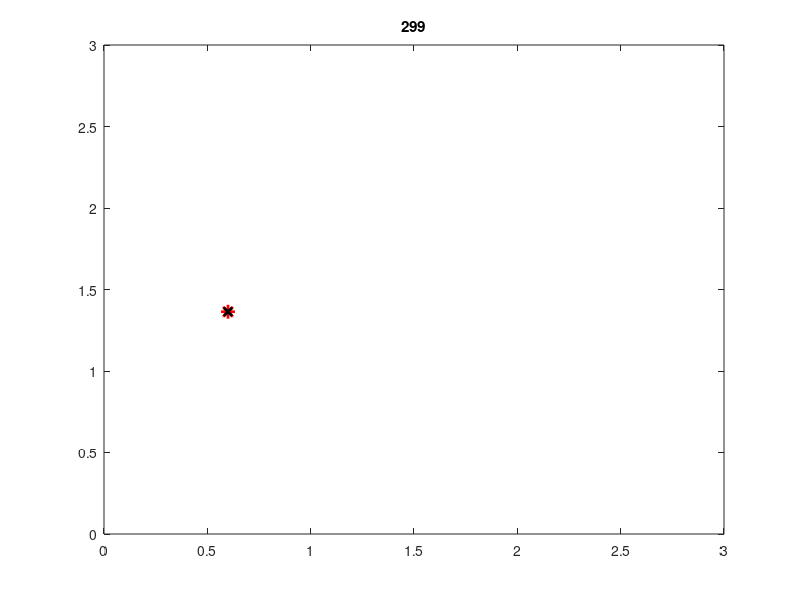

Write MATLAB code to recreate this figure.
%% initialize parameters
b = 0.6;
a = 0.08;
dt = 0.1;
pauseTime = 0.00001;
tailLength = 15;
howCloseToFixedPoint = 0.00; % standard deviation in starting position
%% calculate the dynamics for a system that starts at an arbitrary position
% x0,y0

% setup anonymous functions to calculate the derivatives
ydot = @(x,y) -y*x^2 + b - a*y;
xdot = @(x,y) y*x^2 - x + a*y;

% proceed in one time step using Euler integration
counter  = 1;

xFix = 0.6;
yFix = 0.6/(0.08+0.6^2);

x0 = xFix+randn(1)*howCloseToFixedPoint;
y0 = yFix+randn(1)*howCloseToFixedPoint;
xNew = x0;
yNew = y0;


% setup vectors to hold position of "tail"
tailX = repmat(x0,tailLength,1);
tailY = repmat(y0,tailLength,1);



% start with a blank graph
clf;

% save plotting handle to improve speed and smoothness
pHand = plot(xNew,yNew,'r*','linewidth',2,'markersize',10);
hold on;
tailHand = plot(tailX,tailY,'b','linewidth',2);

% add in a cross at the fixed point
plot(xFix,yFix,'kx','linewidth',2);

% set plotting limits to remain the same
xlim([0,3]);
ylim([0,3]);

% loop over a few frames
while counter < 300
    % calculate the new position
    xNew = xNew + dt*xdot(xNew,yNew);
    yNew = yNew + dt*ydot(xNew,yNew);
    
    % plot the new position
    set(pHand,'xData',xNew,'yData',yNew);
    figure(gcf);pause(pauseTime);
    
    % update the tail coordinates
    tailX = [tailX(2:end);xNew];
    tailY = [tailY(2:end);yNew];
    set(tailHand,'xData',tailX,'yData',tailY);
    
    title(num2str(counter));
    
    % move on to the next time step
    counter = counter+1;
end
